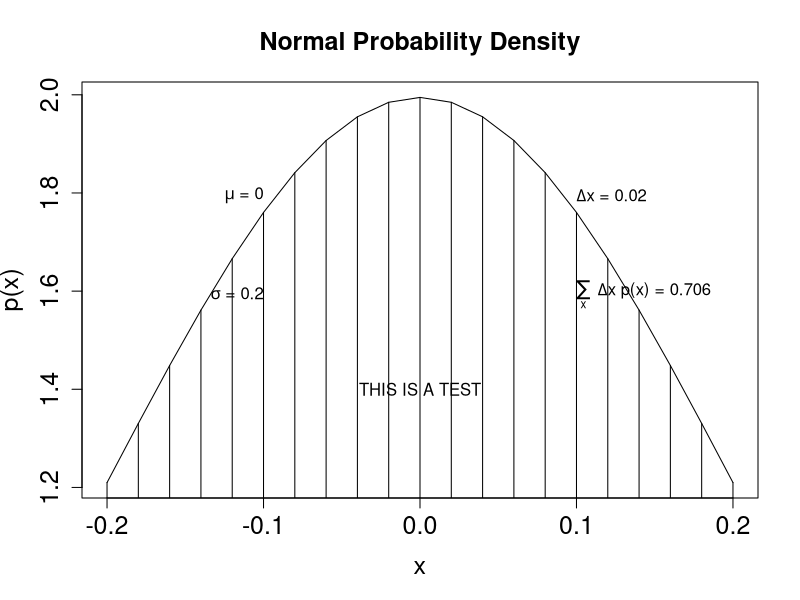

Write R code to recreate this figure.
# Graph of normal probability density function, with comb of intervals.
meanval = 0.0             # Specify mean of distribution.
sdval = 0.2               # Specify standard deviation of distribution.
xlow  = meanval - sdval # Specify low end of x-axis.
xhigh = meanval + sdval # Specify high end of x-axis.
dx = 0.02                 # Specify interval width on x-axis
# Specify comb points along the x axis:
x = seq( from = xlow , to = xhigh , by = dx )
# Compute y values, i.e., probability density at each value of x:
y = ( 1/(sdval*sqrt(2*pi)) ) * exp( -.5 * ((x-meanval)/sdval)^2 )
# Plot the function. "plot" draws the intervals. "lines" draws the bell curve.
plot( x , y , type="h" , lwd=1 , cex.axis=1.5
	, xlab="x" , ylab="p(x)" , cex.lab=1.5
	, main="Normal Probability Density" , cex.main=1.5 )
lines( x , y )
# Approximate the integral as the sum of width * height for each interval.
area = sum( dx * y )
# Display info in the graph.
text( -0.5*sdval , .9*max(y) , bquote( paste(mu ," = " ,.(meanval)) )
      , adj=c(1,.5) )
text( -0.5*sdval , .8*max(y) , bquote( paste(sigma ," = " ,.(sdval)) )
      , adj=c(1,.5) )
text( 0.5*sdval , .9*max(y) , bquote( paste(Delta , "x = " ,.(dx)) )
      , adj=c(0,.5) )
text( 0.5*sdval , .8*max(y) ,
      bquote(
        paste( sum(,x,) , " " , Delta , "x p(x) = " , .(signif(area,3)) )
      ) , adj=c(0,.5) )
text(0,1.4,"THIS IS A TEST")
# To save graphs, please see update at
# http://doingbayesiandataanalysis.blogspot.com/2013/01/uniform-r-code-for-opening-saving.html
